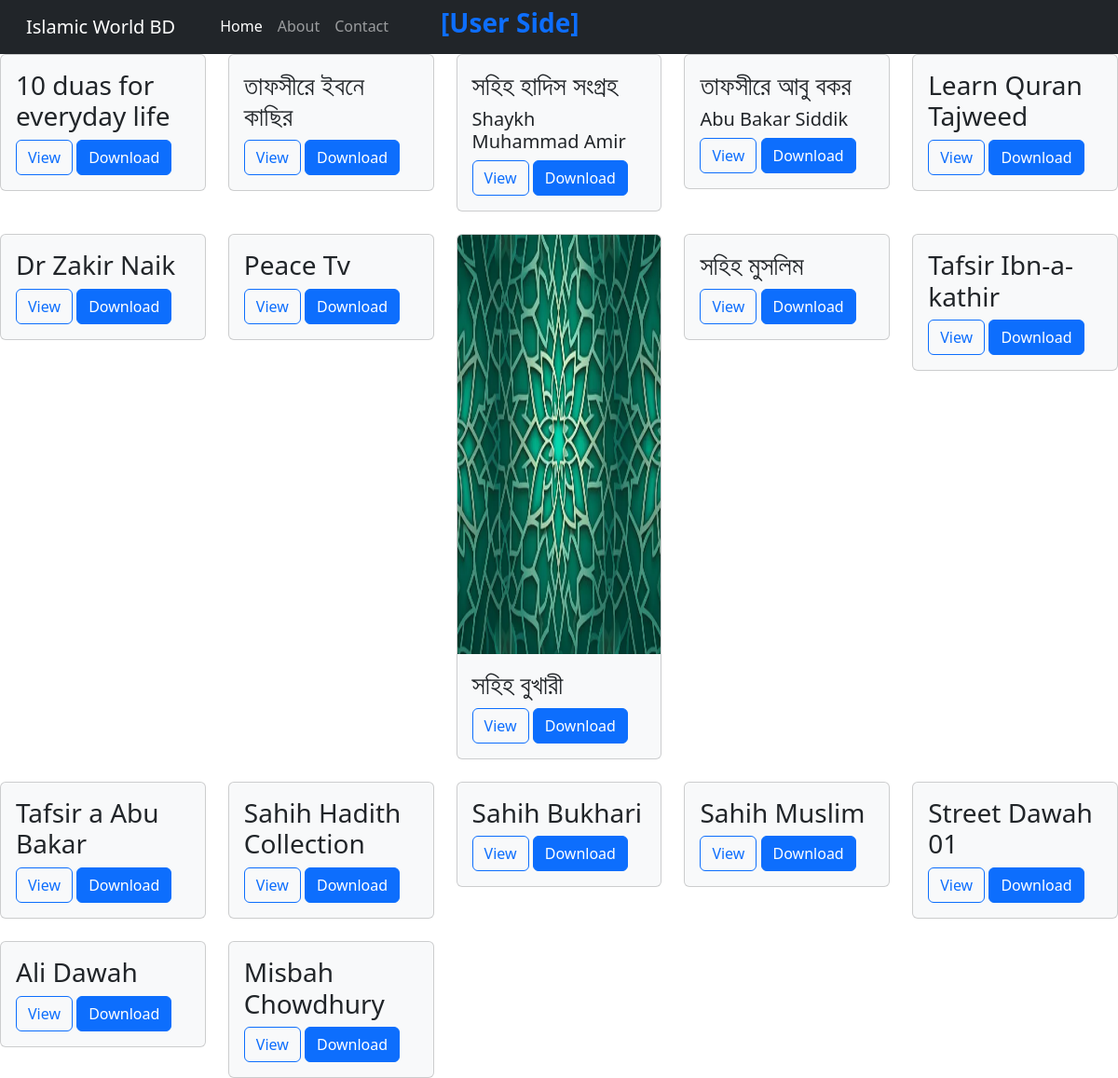
The app's page /resources/, older data.
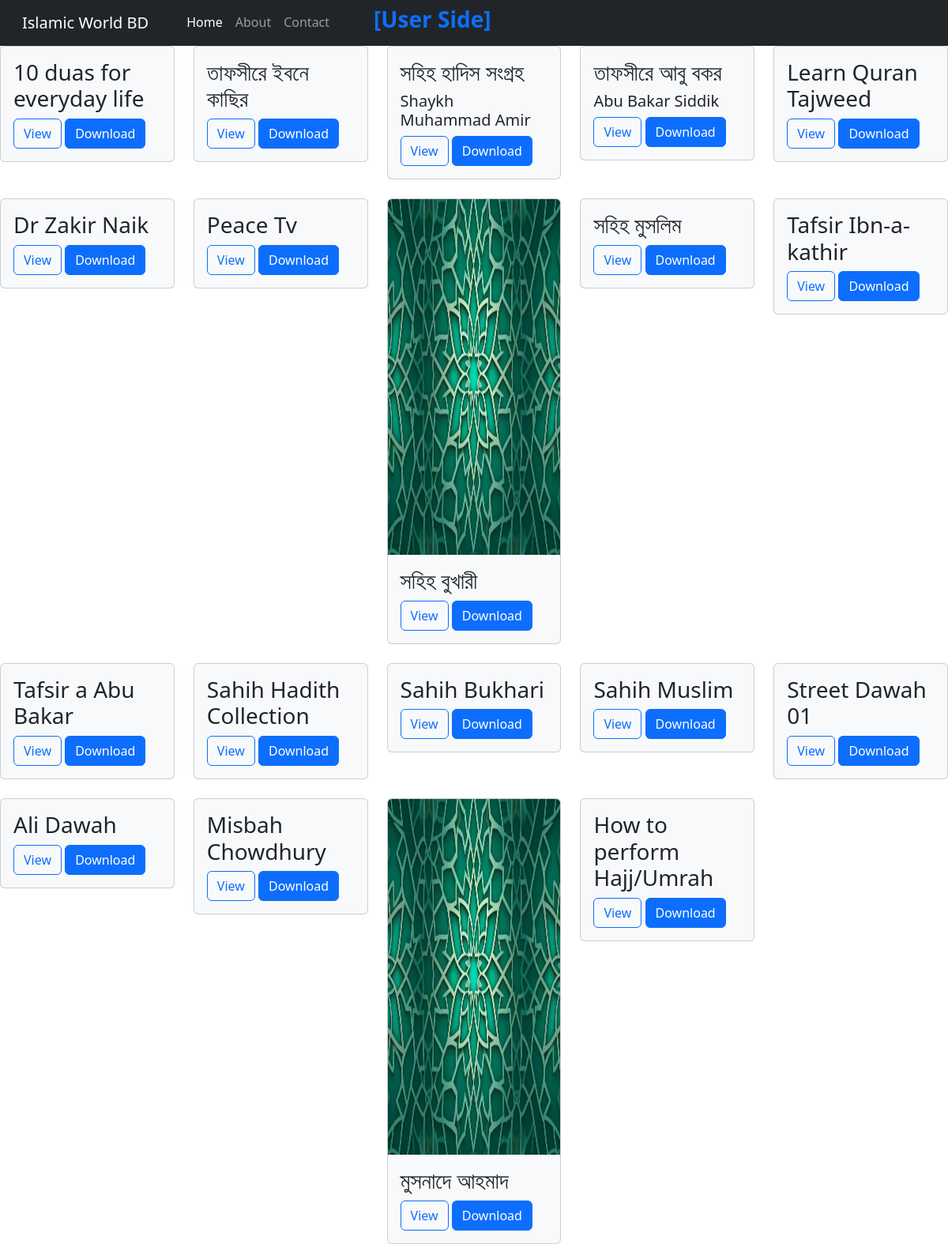
The same page, newer data.
### AdminPanel/models.py (models this page shows, shortened)
class Resource(models.Model):
    id = models.AutoField(primary_key=True)
    name = models.CharField(max_length=300)
    link = models.URLField(blank=True)
    image = models.ImageField(upload_to='resource_images/', blank=True)
    description = models.TextField(blank=True)
    author = models.CharField(max_length=100, blank=True)
    category = models.ForeignKey(Category, on_delete=models.CASCADE)
    order = models.PositiveSmallIntegerField(default=0, blank=True)
    is_active = models.BooleanField(default=True)
    is_recommended = models.BooleanField(default=False)

### User/views.py (the view)
# urls.py: path('resources/', ResourceView.as_view(), name='resource_view')
class ResourceView(View):
    def get(self, request):
        category_id = request.GET.get('category_id')
        if category_id:
            try:
                category = Category.objects.get(pk=category_id, is_active=True)
                resources = Resource.objects.filter(category=category, is_active=True)
            except Category.DoesNotExist:
                return HttpResponseNotFound("Resource not found")
        else:
            resources = Resource.objects.all()
        return render(request, "User/resources.html", {'resources':resources})

### User/templates/User/resources.html
{% extends 'base.html' %}
{% block body %}
<div class="row row-cols-1 row-cols-md-5 g-4">
    {% for resource in resources %}
    <div class="col">
      <div class="card bg-light">
        {% if resource.image %}
        <img src="{{ resource.image.url }}" class="card-img-top" alt="Image for {{ resource.name }}" height="450">
        {% endif %}
        <div class="card-body">
          <h3 class="card-title">{{resource.name}}</h3>
          <h5 class="card-text">{{resource.author}}</h5>
          <a href="{{resource.link}}" class="btn btn-outline-primary">View</a>
          <a href="" class="btn btn-primary">Download</a>
        </div>
      </div>
    </div>
    {% endfor %}
</div>
{% endblock %}

Row changes from the older to the newer data that the page shows:
added Resource: image (picture), name "মুসনাদে আহমাদ"
added Resource: name "How to perform Hajj/Umrah"
